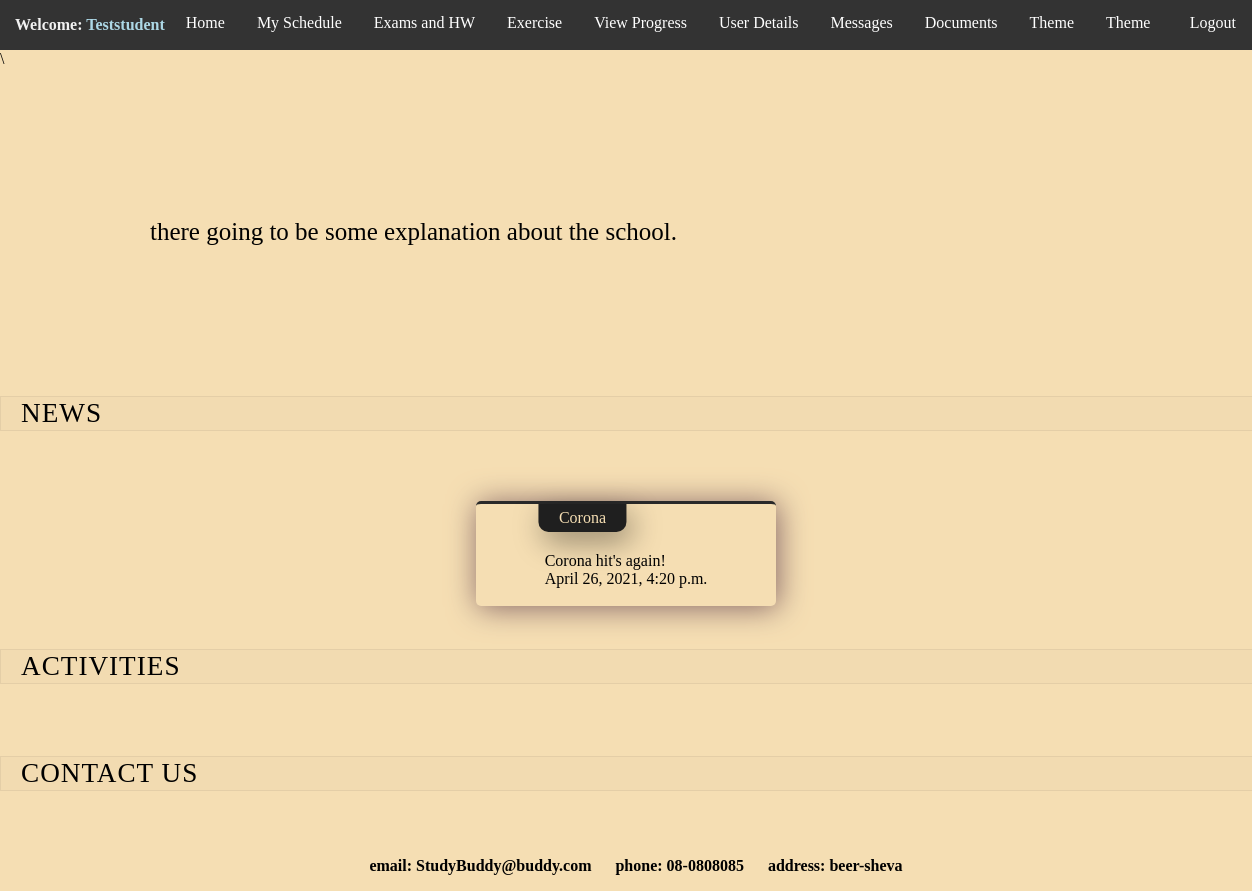
Page / (signed in) on the committed database.
### StudyBuddy/models.py (models this page shows, shortened)
class Article(models.Model):
    title = models.CharField(max_length=64)
    body = models.TextField()
    date = models.DateTimeField('date published')
    class Meta:
        verbose_name = "Article"
        verbose_name_plural = "Articles"

### StudyBuddy/views.py (the view)
# urls.py: path('', views.home, name='home'),
def home(request):
    print(request.user.username)
    print(request.user.id)
    news = Article.objects.all().order_by('-date')
    return render(request, '../templates/home.html', {'news': news})

### templates/home.html (shortened to what this page needs)
{% include  "navbase.html" %}
{% load static %}
<!DOCTYPE html>
<html lang="en">
<head>
        <link type="text/css" href="{% static 'styles/home.css' %}" rel="stylesheet">
</head>
<body>
    <div class="container-main" >
        <div class="xpl-txt"> <p> there going to be some explanation about the school. </p> </div>
    </div>
    <div class="title-heading">
        <h2>NEWS</h2>
    </div>
    <section id="element-list">
        {% if news %}
            {% for article in news %}
                <div class="news" >
                <div class="news-title">
                {{ article.title }}
                </div>
                    <div class="news-body">
                <br>
                {{ article.body }}
                <br>
                {{ article.date }}
                <br>
                <br>
                    </div>
                </div>
            {% endfor %}
        {% else %}
            <h1>No Records</h1>
        {% endif %}
    </section>
    <div class="title-heading">
        <h2>Activities</h2>
    </div>
    <div class="title-heading">
        <h2>Contact Us</h2>
    </div>
    <section id="element-list">
        <div class="contact-details">
            <p> email: StudyBuddy@buddy.com </p>
            <p> phone: 08-0808085 </p>
            <p> address: beer-sheva </p>
        </div>
    </section>
</body>
</html>

### templates/navbase.html (shortened to what this page needs)
{% load static %}
<!DOCTYPE html>
<html lang="en">
<head>
    <link id="myStyleSheet" type="text/css" href="{% static 'styles/navBase.css' %}" rel="stylesheet">
</head>
<body>
<nav>
    <ul>
        {% if user.is_authenticated %}
            <li class="current-user"><p><b class="welcome">Welcome: </b><b>{{user.username|title}}</b></p></li>
            {% if user.is_superuser %}
                <li><a href="{% url 'schoolHome' %}" class="home-btn">Home</a></li>
                <li class="dropdown">
                <a href="javascript:void(0)" class="dropbtn">Register</a>
                <div class="dropdown-content">
                    <a class="reg-teacher-btn" type="submit" href="{% url 'register_teacher' %}">Teacher</a>
                    <a class="reg-student-btn" type="submit" href="{% url 'register_student' %}">Student</a>
                </div>
                </li>
                <li><a href="{% url 'user_details' %}" class="details-btn">User Details</a></li>
                <li><a href="#" class="progress-btn">Students Progress</a></li>
                <li><a href="#" class="schedule-btn">Schedule</a></li>
                <li><a href="#" class="subject-btn">Subject</a></li>
                <li class="dropdown">
                    <a href="javascript:void(0)" class="dropbtn">Messages</a>
                    <div class="dropdown-content">
                        <a class="view-msg-btn" type="submit" href="#">View User Messages</a>
                        <a class="send-msg-btn" type="submit" href="#">Send System Message</a>
                    </div>
                </li>
                <li><a href="#" class="documents-btn">Documents</a></li>
            {% else %}
                {% if user.is_staff %}
                    <li><a href="{% url 'teacherHome' %}" class="home-btn">Home</a></li>
                    <li><a href="#" class="my-classes-btn">My Classes</a></li>
                    <li><a href="#" class="add-exercise-btn">Add Exercise</a></li>
                    <li><a href="#" class="progress-btn">View Progress</a></li>
                    <li><a href="#" class="details-btn">User Details</a></li>
                    <li class="dropdown">
                        <a href="javascript:void(0)" class="dropbtn">Messages</a>
                        <div class="dropdown-content">
                            <a class="view-msg-btn" type="submit" href="#">View Messages</a>
                            <a class="send-msg-btn" type="submit" href="#">Send Message</a>
                        </div>
                    </li>
                {% else %}
                    <li><a href="{% url 'studentHome' %}" class="home-btn">Home</a></li>
                    <li><a href="#" class="schedule-btn">My Schedule</a></li>
                    <li><a href="#" class="exams-hw-btn">Exams and HW</a></li>
                    <li><a href="#" class="exercise-btn">Exercise</a></li>
                    <li><a href="#" class="progress-btn">View Progress</a></li>
                    <li><a href="#" class="details-btn">User Details</a></li>
                    <li class="dropdown">
                        <a href="javascript:void(0)" class="dropbtn">Messages</a>
                    </li>
                    <li><a href="#" class="documents-btn">Documents</a></li>
                    <li><a href="#" class="theme-btn">Theme</a></li>
                {% endif %}
            {% endif %}
        {% else %}
            <li><a href="{% url 'home' %}" class="home-btn">Home</a></li>
        {% endif %}
        <li class="dropdown">
            <a href="javascript:void(0)" class="dropbtn">Theme</a>
        </li>
        {% if not user.is_authenticated %}
            <div class="login-logout-btn-container">
                <li> <a type="submit" class="login-btn" href="{% url 'login' %}">Login</a> </li>
            </div>
        {% else %}
            <div class="login-logout-btn-container">
                <li>  <a type="submit" class="logout-btn" href="{% url 'logout' %}">Logout</a> </li>
            </div>
        {% endif %}
    </ul>
</nav>
\
</body>
</html>

### static/styles/navbase.css (style rules this page uses)
body { background-color: wheat; background-size: cover; margin: 0; }
ul { list-style-type: none; margin: 0; padding: 0; overflow: hidden; background-color: #333; }
li { float: left; }
li a, .dropbtn { display: inline-block; color: white; text-align: center; padding: 14px 16px; text-decoration: none; }
li.dropdown { display: inline-block; }
.current-user { margin-right: 5px; margin-left: 15px; color: lightblue; }
.current-user .welcome { color: #f1f1f1; }
nav { display: inline; }
.login-logout-btn-container { float: right; }

### static/styles/home.css (style rules this page uses)
.container-main .xpl-txt { margin: 150px; font-size: 25px; }
#element-list { display: flex; justify-content: center; align-items: center; flex-wrap: wrap; }
.news { width: 300px; display: flex; justify-content: space-between; align-items: center; flex-direction: column; box-shadow: 2px 2px 30px #866767; margin: 20px; border-radius: 5px; overflow: hidden; border-top: 3px solid #292929; }
.news-title { position: absolute; transform: translateX(-50%); background-color: #1f1f1f; color: wheat; padding: 5px 20px; font-weight: 500; border-radius: 0px 0px 10px 10px; box-shadow: 5px 10px 30px rgba(0,0,0,0.4); }
.news-body { margin-top: 30px; }
.title-heading h2 { font-weight: 400; margin-bottom: 50px; padding: 1px 20px; background-color: rgba(0,0,0,0.01); border: 1px solid rgba(0,0,0,0.06); font-size: 1.7rem; letter-spacing: 1px; text-transform: uppercase; width: 100%; }
.contact-details p { display: inline-flex; margin-left: 20px; font-weight: bold; }

### rows in the picture
Article: title "Corona", body "Corona hit's again!", date "April 26, 2021, 4:20 p.m."

### other values in the picture
{{ user.username|title }} "Teststudent"
